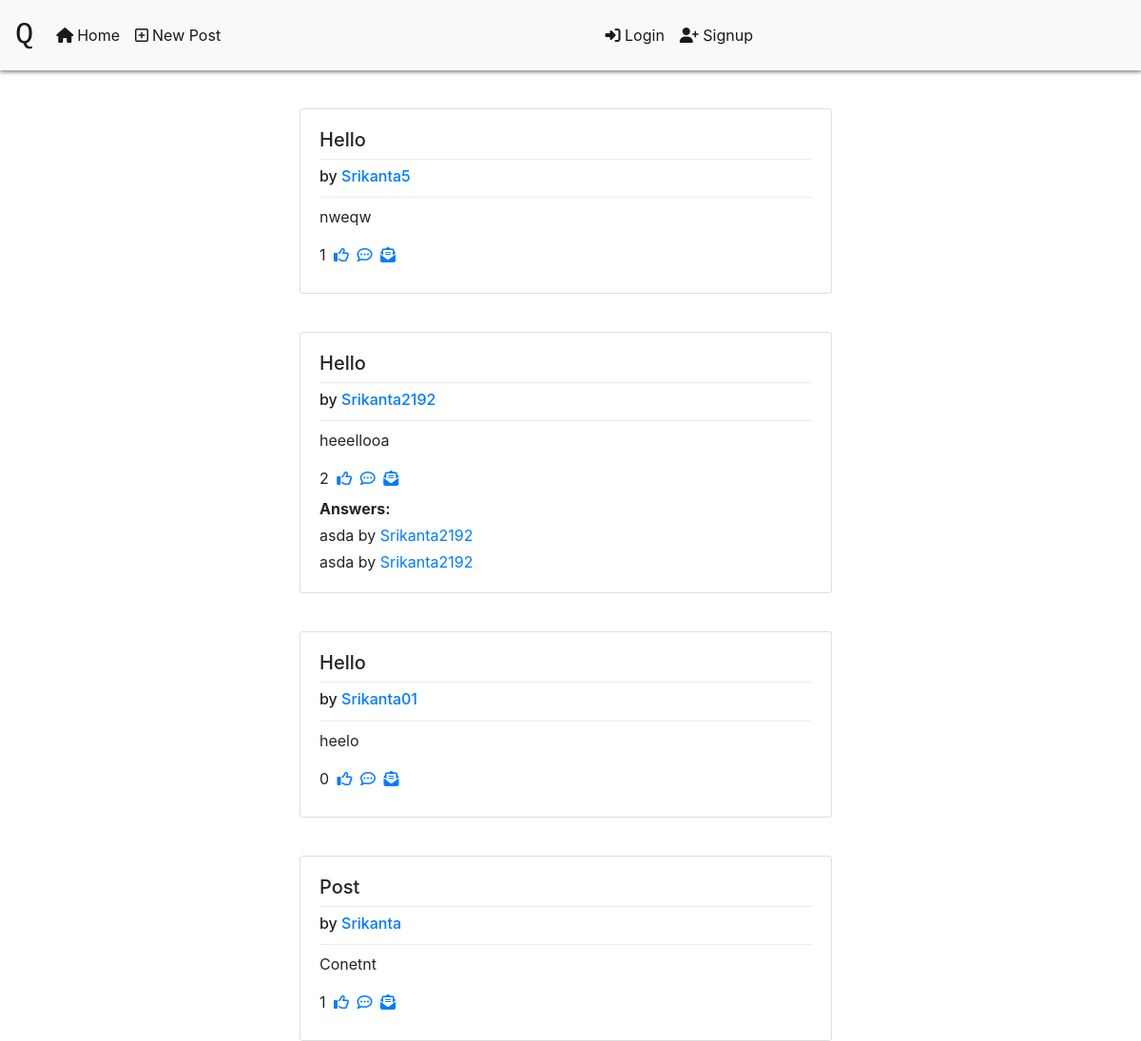
/quora/, run on an earlier commit of the app's database.
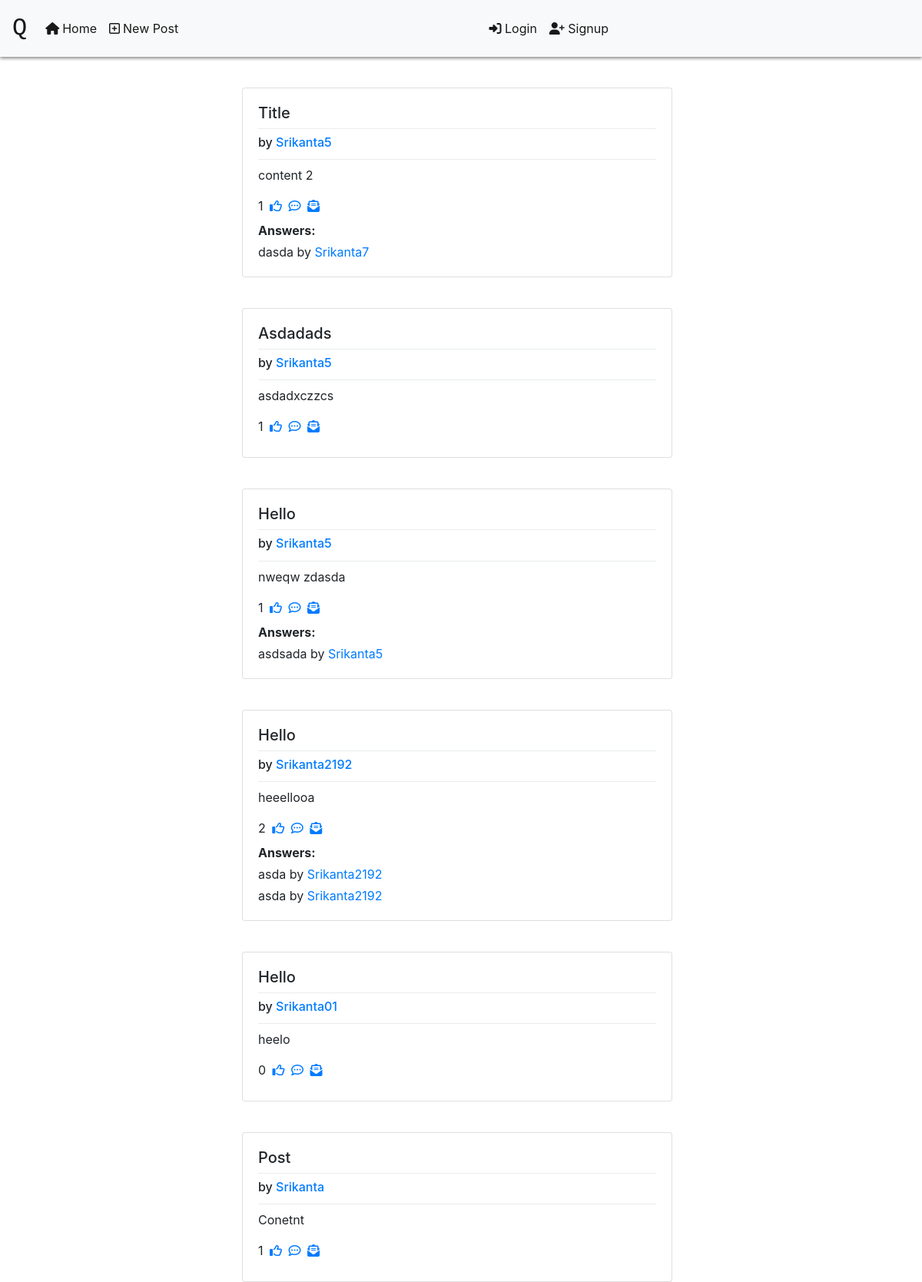
And on a later commit of the database.
### quora/models.py (models this page shows)
class Post(models.Model):
    user = models.ForeignKey(User, on_delete=models.CASCADE, default=DEFAULT_USER_ID)
    title = models.CharField(max_length=200, default="Post")
    content = models.TextField(max_length=400, default="Conetnt")
    created_at = models.DateTimeField('date post created', default=timezone.now())

class Comment(models.Model):
    content = models.TextField(max_length=1000, default="")
    by = models.ForeignKey(User, on_delete=models.CASCADE, default=DEFAULT_USER_ID)
    post = models.ForeignKey(Post, on_delete=models.CASCADE, default=DEFAULT_POST_ID)

### quora/views.py (the view)
class IndexView(generic.View):
    def get(self, request):
        latest_post_list = Post.objects.all().order_by('-created_at')[:20]
        user = get_user(request)
        template = 'quora/index.html'
        context = IndexView().get_api_helper(user=user)
        return render(request, template, context)
    def get_api_helper(self, user):
        latest_post_list = Post.objects.all().order_by('-created_at')[:20]
        try:
            for p in latest_post_list:
                p.likes = Like.objects.filter(post_id=p.id).count()
                p.comment = Comment.objects.filter(post_id=p.id)
                if user is not None:
                    p.liked_by_session_user = Like.objects.filter(
                        by_id=user.id, post_id=p.id).count()
            if user is not None:
                return {'latest_post_list': latest_post_list,
                            'username': user.username}
            else:
                return {'latest_post_list': latest_post_list,
                            'username': None}
        except Http404:
            return {'latest_post_list': latest_post_list,
                    'username': None}

### quora/templates/quora/index.html (shortened to what this page needs)
{% load static %}
<!DOCTYPE html>
<html lang="en">
<head>
    <link rel="stylesheet" href="{% static 'quora/style.css' %}">
    <link rel="stylesheet" href="https://stackpath.bootstrapcdn.com/bootstrap/4.3.1/css/bootstrap.min.css"
>
</head>
<body class="body_class" >
    <nav class="navbar navbar-expand-lg navbar-light bg-light nav_details pl-12">
        <a class="navbar-brand q_anchor" href="{% url 'quora:index'%}">Q</a>
        <div class="collapse navbar-collapse" id="navbarSupportedContent">
            <ul class="navbar-nav mr-auto">
                <li class="nav-item active">
                    <a class="nav-link" href="{% url 'quora:index' %}"><i class="fas fa-home mr-1"></i>Home </a>
                </li>
                <li class="nav-item">
                    <a class="nav-link active" href="{% url 'quora:createPostPage' %}"><i
                            class="far fa-plus-square mr-1">
                        </i>New Post</i></a>
                </li>
            </ul>
            <ul class="nav navbar-nav navbar-right login_details">
                {% if username %}
                <li class="nav-item dropdown active">
                    <a class="nav-link dropdown-toggle" href="#" id="navbarDropdown" role="button"
                        data-toggle="dropdown" aria-haspopup="true" aria-expanded="false">
                        <i class="fas fa-user"></i> {{username|title}}
                    </a>
                    <div class="dropdown-menu" aria-labelledby="navbarDropdown">
                        <a class="dropdown-item" href="{% url 'quora:userLogout' %}">logout</a>
                        <a class="dropdown-item" href="{% url 'quora:changePasswordPage' %}">Change Password</a>
                    </div>
                </li>
                {% else %}
                <li class="nav-item">
                    <a class="nav-link active" href="{% url 'quora:loginpage' %}"><i class="fas fa-sign-in-alt"></i>
                        Login</a>
                </li>
                <li class="nav-item">
                    <a class="nav-link active" href="{% url 'quora:signup' %}"><i class="fas fa-user-plus"></i>
                        Signup</a>
                </li>
                {% endif %}
            </ul>
        </div>
    </nav>
    <div class="container-fluid">
        <div class="row pl-10">
            <div class="col-sm-3 pt-1">
            </div>
            <div class="col-sm-8">
                {% block content %}
                {% if latest_post_list %}
                {% for p in latest_post_list %}
                <div class="card card_things">
                    <div class="card-body">
                        <div class="card-title">
                            <h5>{{p.title|title}}</h5>
                            <div class="dropdown-divider"></div>
                            <h6>by <a href="{% url 'quora:userPosts' p.user.username %}">{{p.user.username|title}}</a></h6>
                        </div>
                        <div class="dropdown-divider"></div>
                        <div class="card-text">
                            <div class="col-sm-12 pl-0">
                                <p>{{p.content}}</p>
                            </div>
                            <div class="col-sm-12 pl-0">
                                {{p.likes}}
                                {% if p.liked_by_session_user %}
                                <a href="{% url 'quora:like' p.id %}"><i class="fas fa-thumbs-up"></i></a>
                                {% else %}
                                <a class="ml-1" href="{% url 'quora:like' p.id %}"><i
                                        class="far fa-thumbs-up"></i></a>
                                {% endif %}
                                <a class="ml-1" href="{% url 'quora:commentPage' p.id%}"><i
                                        class="far fa-comment-dots"></i></a>
                                <a class="ml-1" href="{% url 'quora:viewPost' p.id %}"><i
                                        class="fas fa-envelope-open-text"></i></a>
                            </div>
                            <div class="col-sm-12 pl-0 mt-2">
                                {%if p.comment%}
                                <b>Answers:</b>
                                {%for c in p.comment%}
                                <div class="mt-1">
                                    <span>{{c.content}}</span>
                                    by <a href="{% url 'quora:userPosts' c.by.username %}">
                                        {{c.by.username|title}}</a>
                                </div>
                                {%endfor%}
                                {%endif%}
                            </div>
                        </div>
                    </div>
                </div>
                {% endfor %} {% endif %}
                {%endblock%}
            </div>
        </div>
    </div>
</body>
</html>

### quora/static/quora/style.css (style rules this page uses)
.body_class { background: #ffffff }
.card_things { width: 35rem; margin-top:2.5rem; }
.q_anchor { font-family:monospace; font-size:2rem !important; }
.login_details { padding-right: 24rem; }
.nav_details { box-shadow: 0 2px 4px #888888; }

What changed in the data, as far as the page shows it:
added Post: title "Title", user.username "Srikanta5", content "content 2", likes "1"
added Comment: content "dasda", by.username "Srikanta7", shown under "Title"
added Post: title "Asdadads", user.username "Srikanta5", content "asdadxczzcs", likes "1"
changed Post: content "nweqw" → "nweqw zdasda"; now shows "Answers:"
added Comment: content "asdsada", by.username "Srikanta5", shown under Post "Hello"
